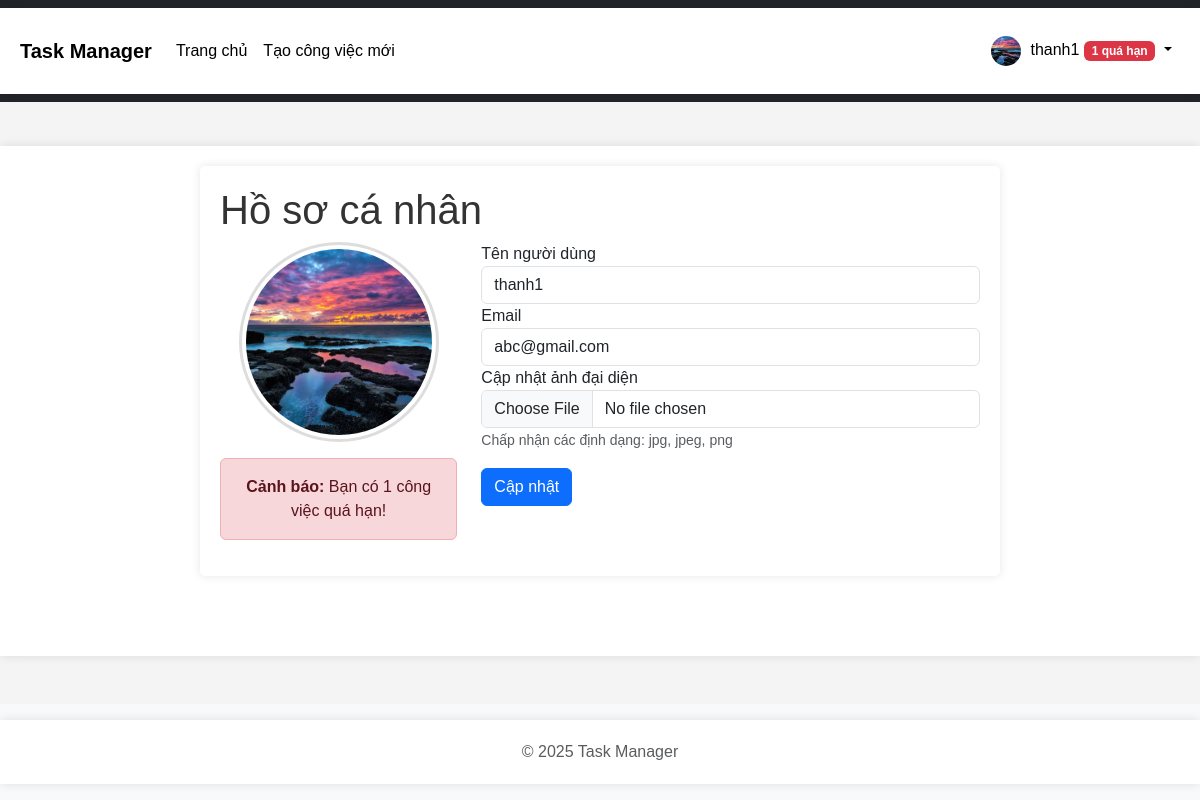
Page /auth/profile (signed in) on the committed database.
### app/models.py (models this page shows, shortened)
class User(UserMixin, db.Model):
    id = db.Column(db.Integer, primary_key=True)
    username = db.Column(db.String(64), index=True, unique=True)
    email = db.Column(db.String(120), index=True, unique=True)
    password_hash = db.Column(db.String(128))
    avatar = db.Column(db.String(120), default='default.png')
    is_admin = db.Column(db.Boolean, default=False)
    tasks = db.relationship('Task', backref='user', lazy='dynamic')
    @property
    def overdue_count(self):
        return Task.query.filter_by(user_id=self.id, finished=None).filter(
            Task.deadline < datetime.utcnow()).count()

### app/routes/auth.py (the view)
@bp.route('/profile', methods=['GET', 'POST'])
@login_required
def profile():
    form = ProfileUpdateForm()
    if form.validate_on_submit():
        current_user.username = form.username.data
        current_user.email = form.email.data
        if form.avatar.data:
            filename = secure_filename(form.avatar.data.filename)
            if not filename:
                import requests
                response = requests.get('https://avatar-placeholder.iran.liara.run/')
                if response.status_code == 200:
                    filename = f"avatar_{current_user.id}.png"
            avatar_path = os.path.join(current_app.root_path, 'static/avatars', filename)
            if not os.path.exists(os.path.dirname(avatar_path)):
                os.makedirs(os.path.dirname(avatar_path))
            form.avatar.data.save(avatar_path)
            current_user.avatar = filename
        db.session.commit()
        flash('Hồ sơ của bạn đã được cập nhật!', 'success')
        return redirect(url_for('auth.profile'))
    elif request.method == 'GET':
        form.username.data = current_user.username
        form.email.data = current_user.email
    return render_template('auth/profile.html', title='Hồ sơ', form=form)

### app/routes/auth.py
class ProfileUpdateForm(FlaskForm):
    username = StringField('Tên người dùng', validators=[DataRequired()])
    email = StringField('Email', validators=[DataRequired(), Email()])
    avatar = FileField('Cập nhật ảnh đại diện', validators=[FileAllowed(['jpg', 'png', 'jpeg'])])
    submit = SubmitField('Cập nhật')

### app/__init__.py (called while the page is built)
def create_app(config_name='default'):
    app = Flask(__name__)
    app.config.from_object(config[config_name])
    db.init_app(app)
    migrate.init_app(app, db)
    login_manager.init_app(app)
    @app.template_filter('nl2br')
    def nl2br_filter(text):
        if text:
            return jinja2.utils.markupsafe.Markup(text.replace('\n', '<br>'))
        return ''
    from app.routes.auth import bp as auth_bp
    from app.routes.tasks import bp as tasks_bp
    app.register_blueprint(auth_bp)
    app.register_blueprint(tasks_bp)
    avatar_dir = os.path.join(app.static_folder, 'avatars')
    if not os.path.exists(avatar_dir):
        os.makedirs(avatar_dir)
    @login_manager.user_loader
    def load_user(user_id):
        from app.models import User
        return User.query.get(int(user_id))
    return app

### app/templates/auth/profile.html (shortened to what this page needs)
{% extends "base.html" %}
{% block content %}
    <div class="profile-container">
        <h1>Hồ sơ cá nhân</h1>
        <div class="row">
            <div class="col-md-4 text-center">
                {% if current_user.avatar %}
                    <img src="{{ url_for('static', filename='avatars/' + current_user.avatar) }}" class="img-thumbnail avatar-large" alt="Avatar">
                {% else %}
                    <img src="https://avatar-placeholder.iran.liara.run/" class="img-thumbnail avatar-large" alt="Avatar">
                {% endif %}
                {% if current_user.overdue_count and current_user.overdue_count > 0 %}
                    <div class="alert alert-danger mt-3">
                        <strong>Cảnh báo:</strong> Bạn có {{ current_user.overdue_count }} công việc quá hạn!
                    </div>
                {% endif %}
            </div>
            <div class="col-md-8">
                <form method="POST" action="" enctype="multipart/form-data">
                    <div class="form-group">
                        {{ form.username.label }}
                        {{ form.username(class="form-control") }}
                    </div>
                    <div class="form-group">
                        {{ form.email.label }}
                        {{ form.email(class="form-control") }}
                    </div>
                    <div class="form-group">
                        {{ form.avatar.label }}
                        {{ form.avatar(class="form-control") }}
                        <small class="form-text text-muted">Chấp nhận các định dạng: jpg, jpeg, png</small>
                    </div>
                    <div class="form-group mt-3">
                        {{ form.submit(class="btn btn-primary") }}
                    </div>
                </form>
            </div>
        </div>
    </div>
{% endblock %}

### app/templates/base.html (shortened to what this page needs)
<!DOCTYPE html>
<html lang="vi">
<head>
    <link href="https://cdn.jsdelivr.net/npm/bootstrap@5.3.0-alpha1/dist/css/bootstrap.min.css" rel="stylesheet">
    <link rel="stylesheet" href="{{ url_for('static', filename='css/main.css') }}">
</head>
<body>
    <header>
        <nav class="navbar navbar-expand-lg navbar-dark bg-dark">
            <div class="container">
                <a class="navbar-brand" href="{{ url_for('tasks.index') }}">Task Manager</a>
                <div class="collapse navbar-collapse" id="navbarNav">
                    <ul class="navbar-nav me-auto">
                        {% if current_user.is_authenticated %}
                            <li class="nav-item">
                                <a class="nav-link" href="{{ url_for('tasks.index') }}">Trang chủ</a>
                            </li>
                            <li class="nav-item">
                                <a class="nav-link" href="{{ url_for('tasks.create') }}">Tạo công việc mới</a>
                            </li>
                        {% endif %}
                    </ul>
                    <ul class="navbar-nav">
                        {% if current_user.is_authenticated %}
                            <li class="nav-item dropdown">
                                <a class="nav-link dropdown-toggle" href="#" id="navbarDropdown" role="button" data-bs-toggle="dropdown">
                                    {% if current_user.avatar %}
                                        <img src="{{ url_for('static', filename='avatars/' + current_user.avatar) }}" class="rounded-circle avatar-small" alt="Avatar">
                                    {% else %}
                                        <img src="https://avatar-placeholder.iran.liara.run/" class="rounded-circle avatar-small" alt="Avatar">
                                    {% endif %}
                                    {{ current_user.username }}
                                    {% if current_user.overdue_count and current_user.overdue_count > 0 %}
                                        <span class="badge bg-danger">{{ current_user.overdue_count }} quá hạn</span>
                                    {% endif %}
                                </a>
                            </li>
                        {% endif %}
                    </ul>
                </div>
            </div>
        </nav>
    </header>
    <main class="container mt-4">
        {% block content %}{% endblock %}
    </main>
    <footer class="footer mt-5 py-3 bg-light">
        <div class="container text-center">
            <span class="text-muted">&copy; 2025 Task Manager</span>
        </div>
    </footer>
</body>
</html>

### app/static/css/main.css (style rules this page uses)
body { font-family: Arial, sans-serif; margin: 0; padding: 0; background-color: #f4f4f4; }
.container { max-width: 800px; margin: 0 auto; padding: 20px; background: #fff; box-shadow: 0 0 10px rgba(0, 0, 0, 0.1); }
h1, h2, h3 { color: #333; }
body { font-family: Arial, sans-serif; margin: 0; padding: 0; background-color: #f4f4f4; min-height: 100vh; display: flex; flex-direction: column; }
.container { max-width: 1200px; margin: 0 auto; padding: 20px; }
main { flex: 1; }
footer { margin-top: auto; padding: 10px 0; background-color: #f8f9fa; text-align: center; }
.avatar-small { width: 30px; height: 30px; object-fit: cover; margin-right: 5px; border-radius: 50%; }
.avatar-large { width: 200px; height: 200px; object-fit: cover; border-radius: 50%; border: 3px solid #ddd; }
.profile-container, .create-task-container, .edit-task-container, .view-task-container, .tasks-container { max-width: 800px; margin: 0 auto; padding: 20px; background: #fff; box-shadow: 0 0 10px rgba(0, 0, 0, 0.1); border-radius: 5px; margin-bottom: 30px; }
.navbar { margin-bottom: 20px; }
.navbar-dark .navbar-nav .nav-link { color: #000000; font-weight: normal; }
.navbar-dark .navbar-brand { color: #000000; font-weight: bold; }
.badge.bg-danger { background-color: #dc3545 !important; color: white; font-weight: bold; }

### rows in the picture
User: avatar (picture), username "thanh1", email "abc@gmail.com"

### other values in the picture
{{ current_user.overdue_count }} "1"
